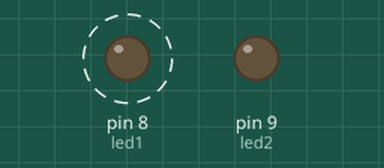
A sketch run on a simulated Arduino Uno, built with avr-gcc and run on an emulated ATmega328P. On the bench: output pins drawn as LEDs (lit = HIGH). Dashed ring = blinking.

Above: at 0.5 s.
At 3.5 s:
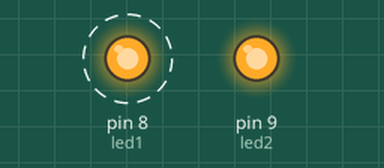
Timing chart, 0 to 5.2 s (numbered marks = the images above):
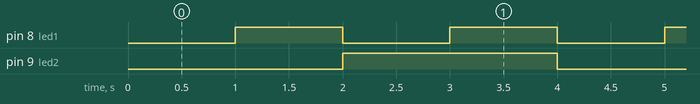

The sketch:

Blink2.ino
```cpp
int led1 = 8;
int led2 = 9;
int counter = 0;

void setup() {
  // initialize the digital pin as an output.
  pinMode(led1, OUTPUT);
  pinMode(led2, OUTPUT);
}

void loop() {

  if (counter & 1) {
    digitalWrite(led1, HIGH);
  }
  else {
    digitalWrite(led1, LOW);
  }

  if (counter & 2) {
    digitalWrite(led2, HIGH);
  }
  else {
    digitalWrite(led2, LOW);
  }
  delay(1000);
  counter++;

}
```

Measured:
- by itself, pin 8 (led1): alternates HIGH for 1.0 s and LOW for 1.0 s
- by itself, pin 9 (led2): alternates HIGH for 2.0 s and LOW for 2.0 s
- by itself, everything shown: repeats every 4.0 s, in 4 steps
